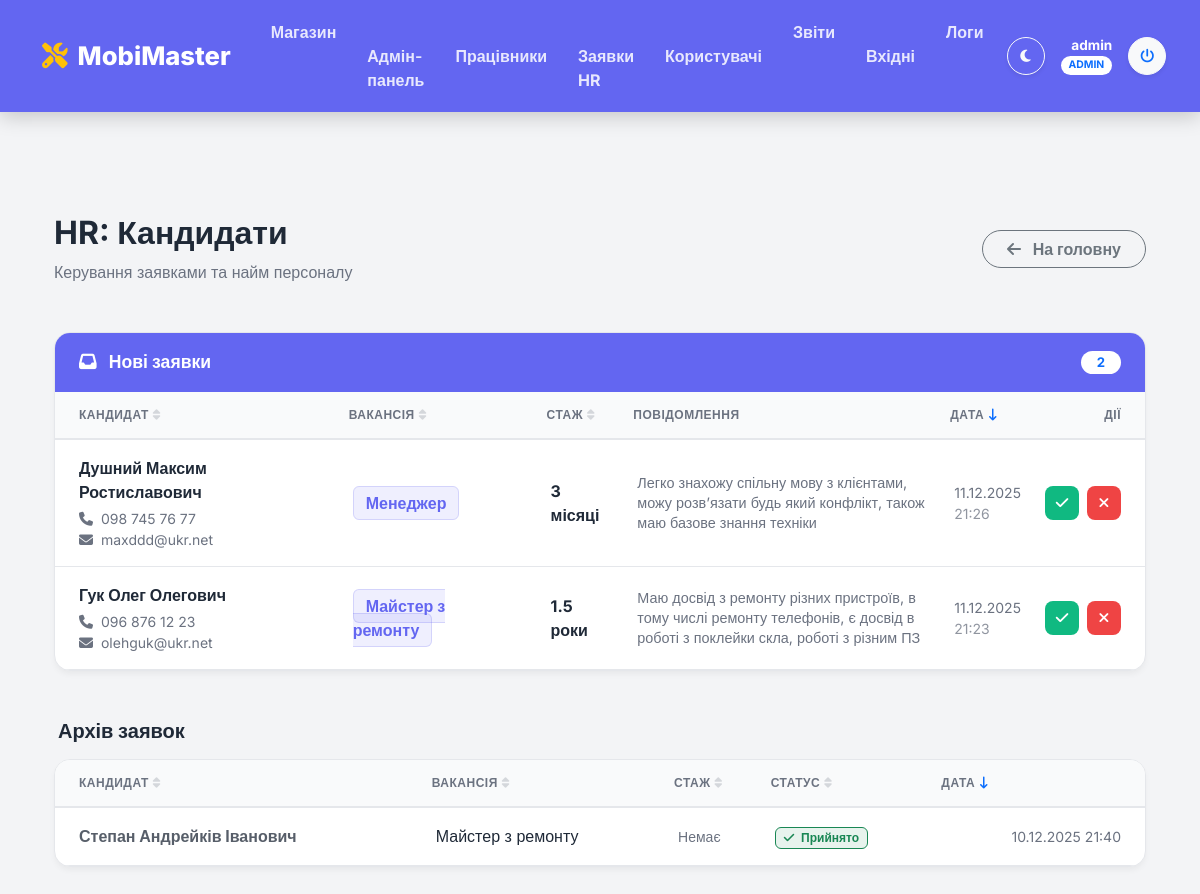
Screenshot of /admin_jobs.php (signed in) with the database file from the repository.
### tables this page shows
CREATE TABLE `job_applications` (
  `id` int(11) NOT NULL,
  `name` varchar(255) NOT NULL,
  `phone` varchar(50) NOT NULL,
  `email` varchar(100) DEFAULT NULL,
  `experience` varchar(100) DEFAULT NULL,
  `vacancy` varchar(100) NOT NULL,
  `message` text DEFAULT NULL,
  `status` enum('new','approved','rejected') DEFAULT 'new',
  `created_at` datetime DEFAULT current_timestamp()
);

### admin_jobs.php (the view, shortened to what this page needs)
<?php
require_once 'db.php';
include 'header.php';
$sort = $_GET['sort'] ?? 'created_at';
$dir = $_GET['dir'] ?? 'desc';
$dir = ($dir === 'asc') ? 'asc' : 'desc';
function sortLink($column, $title, $currentSort, $currentDir) {
    $newDir = ($currentSort == $column && $currentDir == 'desc') ? 'asc' : 'desc';
    $icon = '<i class="fa-solid fa-sort opacity-25 ms-1"></i>';
    if ($currentSort == $column) {
        $icon = ($currentDir == 'asc')
            ? '<i class="fa-solid fa-arrow-up-long text-primary ms-1"></i>'
            : '<i class="fa-solid fa-arrow-down-long text-primary ms-1"></i>';
    }
    return '<a href="?sort=' . $column . '&dir=' . $newDir . '" class="text-decoration-none fw-bold d-flex align-items-center" style="font-size: 0.75rem; letter-spacing: 0.5px; color: var(--text-muted);">' . mb_strtoupper($title) . $icon . '</a>';
}
$new_apps = $pdo->query("SELECT * FROM job_applications WHERE status = 'new' ORDER BY $sort $dir")->fetchAll();
$history_apps = $pdo->query("SELECT * FROM job_applications WHERE status != 'new' ORDER BY $sort $dir LIMIT 50")->fetchAll();
?>
<div class="container py-5">
    <div class="d-flex justify-content-between align-items-center mb-5">
        <div>
            <h2 class="fw-bold" style="color: #4338ca;"><i class="fa-solid"></i>HR: Кандидати</h2>
            <p class="text-secondary mb-0" style="color: var(--text-muted) !important;">Керування заявками та найм персоналу</p>
        </div>
        <a href="index.php" class="btn btn-outline-secondary rounded-pill px-4 fw-bold">
            <i class="fa-solid fa-arrow-left me-2"></i> На головну
        </a>
    </div>
    <div class="card mb-5">
        <div class="card-header-custom d-flex justify-content-between align-items-center">
            <span><i class="fa-solid fa-inbox me-2"></i> Нові заявки</span>
            <span class="badge bg-white text-primary rounded-pill px-3"><?= count($new_apps) ?></span>
        </div>
        <div class="table-responsive">
            <table class="table table-hover mb-0">
                <thead>
                    <tr>
                        <th class="ps-4"><?= sortLink('name', 'Кандидат', $sort, $dir) ?></th>
                        <th><?= sortLink('vacancy', 'Вакансія', $sort, $dir) ?></th>
                        <th><?= sortLink('experience', 'Стаж', $sort, $dir) ?></th>
                        <th class="text-secondary fw-bold" style="font-size: 0.75rem; letter-spacing: 0.5px; color: var(--text-muted) !important;">ПОВІДОМЛЕННЯ</th>
                        <th><?= sortLink('created_at', 'Дата', $sort, $dir) ?></th>
                        <th class="text-end pe-4 text-secondary fw-bold" style="font-size: 0.75rem; letter-spacing: 0.5px; color: var(--text-muted) !important;">ДІЇ</th>
                    </tr>
                </thead>
                <tbody>
                    <?php if (count($new_apps) > 0): ?>
                        <?php foreach ($new_apps as $row): ?>
                        <tr>
                            <td class="ps-4">
                                <div class="fw-bold text-dark"><?= htmlspecialchars($row['name']) ?></div>
                                <div class="small mt-1" style="color: var(--text-muted);"><i class="fa-solid fa-phone me-1"></i> <?= htmlspecialchars($row['phone']) ?></div>
                                <?php if($row['email']): ?>
                                    <div class="small" style="color: var(--text-muted);"><i class="fa-solid fa-envelope me-1"></i> <?= htmlspecialchars($row['email']) ?></div>
                                <?php endif; ?>
                            </td>
                            <td><span class="badge-vacancy"><?= htmlspecialchars($row['vacancy']) ?></span></td>
                            <td class="fw-bold" style="color: var(--text-main);">
                                <?= htmlspecialchars($row['experience'] ?: '—') ?>
                            </td>
                            <td>
                                <div class="msg-box">
                                    <?php if($row['message']): ?>
                                        <?= nl2br(htmlspecialchars($row['message'])) ?>
                                    <?php else: ?>
                                        <span class="fst-italic small" style="color: var(--text-muted);">Повідомлення відсутнє</span>
                                    <?php endif; ?>
                                </div>
                            </td>
                            <td class="small" style="white-space: nowrap; color: var(--text-muted);">
                                <?= date('d.m.Y', strtotime($row['created_at'])) ?><br>
                                <span class="opacity-75"><?= date('H:i', strtotime($row['created_at'])) ?></span>
                            </td>
                            <td class="text-end pe-4">
                                <div class="d-flex justify-content-end gap-2">
                                    <form method="POST">
                                        <button type="submit" class="btn btn-success btn-action text-white" style="background-color: #10b981;" title="Прийняти" onclick="return confirm('Прийняти на роботу?')">
                                            <i class="fa-solid fa-check"></i>
                                        </button>
                                    </form>
                                    <a href="?reject_id=<?= $row['id'] ?>" class="btn btn-danger btn-action text-white" style="background-color: #ef4444;" title="Відхилити" onclick="return confirm('Відхилити заявку?')">
                                        <i class="fa-solid fa-xmark"></i>
                                    </a>
                                </div>
                            </td>
                        </tr>
                        <?php endforeach; ?>
                    <?php else: ?>
                        <tr><td colspan="6" class="text-center py-5" style="color: var(--text-muted);">Нових заявок немає.</td></tr>
                    <?php endif; ?>
                </tbody>
            </table>
        </div>
    </div>
    <h5 class="fw-bold mb-3 ms-1" style="color: var(--text-muted);">Архів заявок</h5>
    <div class="card">
        <div class="table-responsive">
            <table class="table table-hover mb-0">
                <thead>
                    <tr>
                        <th class="ps-4"><?= sortLink('name', 'Кандидат', $sort, $dir) ?></th>
                        <th><?= sortLink('vacancy', 'Вакансія', $sort, $dir) ?></th>
                        <th><?= sortLink('experience', 'Стаж', $sort, $dir) ?></th>
                        <th><?= sortLink('status', 'Статус', $sort, $dir) ?></th>
                        <th class="text-end pe-4"><?= sortLink('created_at', 'Дата', $sort, $dir) ?></th>
                    </tr>
                </thead>
                <tbody>
                    <?php foreach ($history_apps as $row): ?>
                    <tr>
                        <td class="ps-4 fw-bold opacity-75" style="color: var(--text-main);">
                            <?= htmlspecialchars($row['name']) ?>
                        </td>
                        <td><?= htmlspecialchars($row['vacancy']) ?></td>
                        <td class="small" style="color: var(--text-muted);"><?= htmlspecialchars($row['experience'] ?: '—') ?></td>
                        <td>
                            <?php if($row['status'] == 'approved'): ?>
                                <span class="badge bg-success bg-opacity-10 text-success border border-success px-2 py-1"><i class="fa-solid fa-check me-1"></i> Прийнято</span>
                            <?php else: ?>
                                <span class="badge bg-secondary bg-opacity-10 text-secondary border px-2 py-1"><i class="fa-solid fa-ban me-1"></i> Відхилено</span>
                            <?php endif; ?>
                        </td>
                        <td class="text-end pe-4 small" style="color: var(--text-muted);"><?= date('d.m.Y H:i', strtotime($row['created_at'])) ?></td>
                    </tr>
                    <?php endforeach; ?>
                </tbody>
            </table>
        </div>
    </div>
</div>
<?php include 'footer.php'; ?>

### header.php (style rules this page uses)
:root { --bg-body: #f3f4f6; --bg-card: #ffffff; --bg-secondary: #f9fafb; --text-main: #1f2937; --text-muted: #6b7280; --border-color: #e5e7eb; --navbar-bg: #6366f1; --input-bg: #ffffff; --table-border: #e5e7eb; }
body { background-color: var(--bg-body) !important; color: var(--text-main) !important; font-family: 'Inter', sans-serif; min-height: 100vh; display: flex; flex-direction: column; transition: background-color 0.3s, color 0.3s; }
.card, body.dark-mode .bg-white { background-color: var(--bg-card) !important; color: var(--text-main) !important; border-color: var(--border-color) !important; }
.table { color: var(--text-main) !important; --bs-table-color: var(--text-main); --bs-table-bg: transparent; --bs-table-border-color: var(--table-border); }
.table thead th, body.dark-mode .bg-light { background-color: var(--bg-secondary) !important; color: var(--text-main) !important; border-color: var(--border-color) !important; }
.table tbody td { border-color: var(--border-color) !important; }
.text-dark, h1, h2, h3, h4, h5, h6 { color: var(--text-main) !important; }
.text-muted, .text-secondary { color: var(--text-muted) !important; }

### admin_jobs.php (style rules this page uses)
.card { border-radius: 16px; box-shadow: 0 4px 6px -1px rgba(0, 0, 0, 0.05); overflow: hidden; }
.card-header-custom { background-color: #6366f1; color: white; padding: 16px 24px; font-weight: 700; font-size: 1.1rem; }
.table thead th { border-bottom: 2px solid var(--border-color); padding-top: 14px; padding-bottom: 14px; }
.table tbody td { vertical-align: middle; padding: 16px 12px; border-bottom: 1px solid var(--border-color); }
.badge-vacancy { background-color: rgba(99, 102, 241, 0.1); color: #6366f1; font-weight: 600; padding: 6px 12px; border-radius: 6px; border: 1px solid rgba(99, 102, 241, 0.2); }
.btn-action { width: 34px; height: 34px; display: inline-flex; align-items: center; justify-content: center; border-radius: 8px; border: 1px solid transparent; transition: all 0.2s; font-size: 0.9rem; }
.msg-box { max-width: 300px; font-size: 0.9rem; line-height: 1.4; color: var(--text-muted); }
.fw-bold.text-dark { color: var(--text-main) !important; }

### rows the page displays
job_applications: name "Душний Максим Ростиславович", phone "098 745 76 77", email "maxddd@ukr.net", vacancy "Менеджер", experience "3 місяці", message "Легко знахожу спільну мову з клієнтами, можу розвʼязати будь який конфлікт, також маю базове знання техніки", created_at "11.12.2025", created_at "21:26"
job_applications: name "Гук Олег Олегович", phone "096 876 12 23", email "olehguk@ukr.net", vacancy "Майстер з ремонту", experience "1.5 роки", message "Маю досвід з ремонту різних пристроїв, в тому числі ремонту телефонів, є досвід в роботі з поклейки скла, роботі з різним ПЗ", created_at "11.12.2025", created_at "21:23"
job_applications: name "Степан Андрейків Іванович", vacancy "Майстер з ремонту", experience "Немає", status "approved" (drawn), created_at "10.12.2025 21:40"

### other values shown
$_SESSION['full_name'] "admin"
count($new_apps) "2"
mb_strtoupper($title) "КАНДИДАТ ВАКАНСІЯ СТАЖ ДАТА КАНДИДАТ ВАКАНСІЯ СТАЖ СТАТУС ДАТА"
